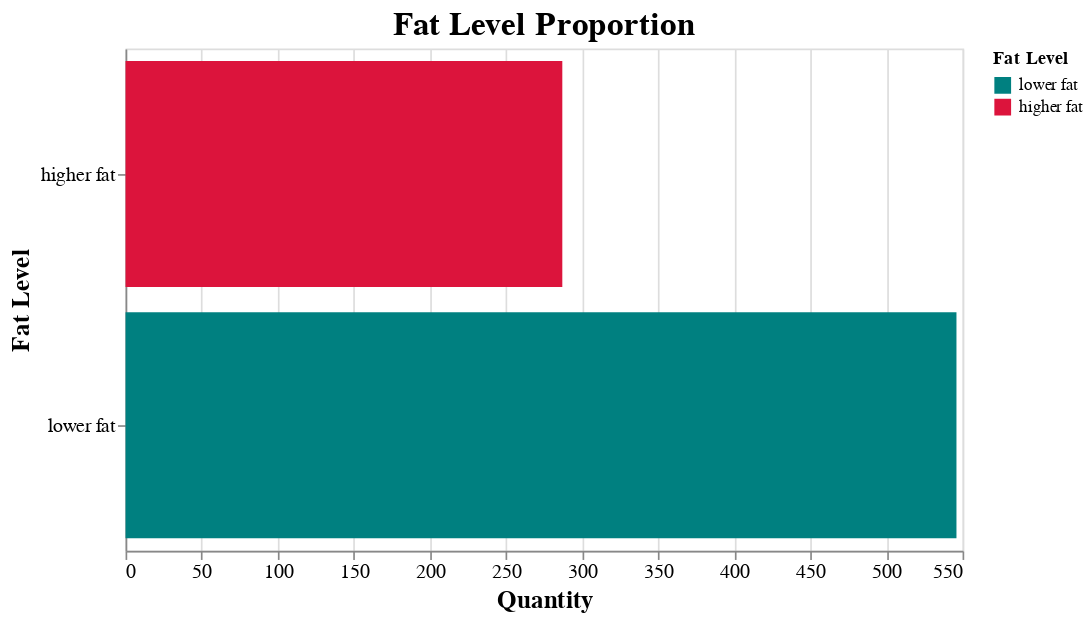

Here is the notebook cell this chart was saved with:
### Markdown cell above
### Observe Outputs

Lets plot a bar chart showing the quantity of each `FatLevel` in the training data.

### Code cell
fat_prop = alt.Chart(train_df).mark_bar().encode(
    x = alt.X('count()', title = 'Quantity'),
    y = alt.Y('FatLevel:N', title = 'Fat Level'),
    color = alt.Color(
        'FatLevel:N', scale = alt.Scale(
            domain = ['lower fat', 'higher fat'], 
            range= ['teal', 'crimson']
        ), legend = alt.Legend(title = 'Fat Level')
    )
).properties(
    width = 500, height = 300,
    title = 'Fat Level Proportion'
).configure_axis(labelFontSize = 12, titleFontSize = 15).configure_title(fontSize = 20)

display(fat_prop)

### Figure 1 — Vega-Lite specification as saved in the notebook (floating-point values rounded to 4 significant figures; data arrays with more than 128 entries replaced by an {"elided": "..."} marker saying what was removed)
{"config": {"view": {"continuousWidth": 400, "continuousHeight": 300}, "axis": {"labelFontSize": 12, "titleFontSize": 15}, "title": {"fontSize": 20}}, "data": {"name": "data-c359bb36f542be2b54188b25414fa1a3"}, "mark": "bar", "encoding": {"color": {"field": "FatLevel", "legend": {"title": "Fat Level"}, "scale": {"domain": ["lower fat", "higher fat"], "range": ["teal", "crimson"]}, "type": "nominal"}, "x": {"aggregate": "count", "title": "Quantity", "type": "quantitative"}, "y": {"field": "FatLevel", "title": "Fat Level", "type": "nominal"}}, "height": 300, "title": "Fat Level Proportion", "width": 500, "$schema": "https://vega.github.io/schema/vega-lite/v4.17.0.json", "datasets": {"data-c359bb36f542be2b54188b25414fa1a3": {"elided": "833 records"}}}
